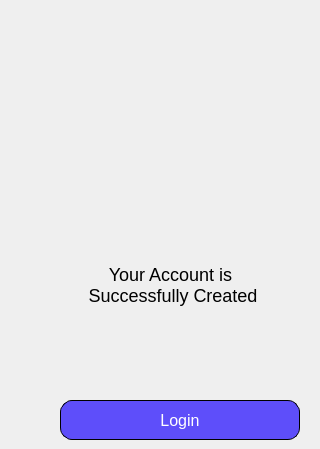
    <widget class="QWidget" name="successfullPage">
     <widget class="QLabel" name="successfullLogo">
      <property name="geometry">
       <rect>
        <x>140</x>
        <y>60</y>
        <width>61</width>
        <height>61</height>
       </rect>
      </property>
      <property name="layoutDirection">
       <enum>Qt::LeftToRight</enum>
      </property>
      <property name="styleSheet">
       <string notr="true"/>
      </property>
      <property name="text">
       <string/>
      </property>
      <property name="pixmap">
       <pixmap resource="assets.qrc">:/logo/resources/tick icon.png</pixmap>
      </property>
      <property name="scaledContents">
       <bool>true</bool>
      </property>
     </widget>
     <widget class="QLabel" name="loginLabel_9">
      <property name="geometry">
       <rect>
        <x>30</x>
        <y>250</y>
        <width>281</width>
        <height>70</height>
       </rect>
      </property>
      <property name="styleSheet">
       <string notr="true">font : 18px; color : Bold;</string>
      </property>
      <property name="text">
       <string>Your Account is 
 Successfully Created</string>
      </property>
      <property name="alignment">
       <set>Qt::AlignCenter</set>
      </property>
     </widget>
     <widget class="QPushButton" name="btnSuccessfullyLogin">
      <property name="geometry">
       <rect>
        <x>60</x>
        <y>400</y>
        <width>240</width>
        <height>40</height>
       </rect>
      </property>
      <property name="cursor">
       <cursorShape>PointingHandCursor</cursorShape>
      </property>
      <property name="styleSheet">
       <string notr="true">font : 16px;color: white;border: 1px solid; border-radius:12px; background-color: palette(base);background-color:#5E4EFA;</string>
      </property>
      <property name="text">
       <string>Login</string>
      </property>
     </widget>
    </widget>
